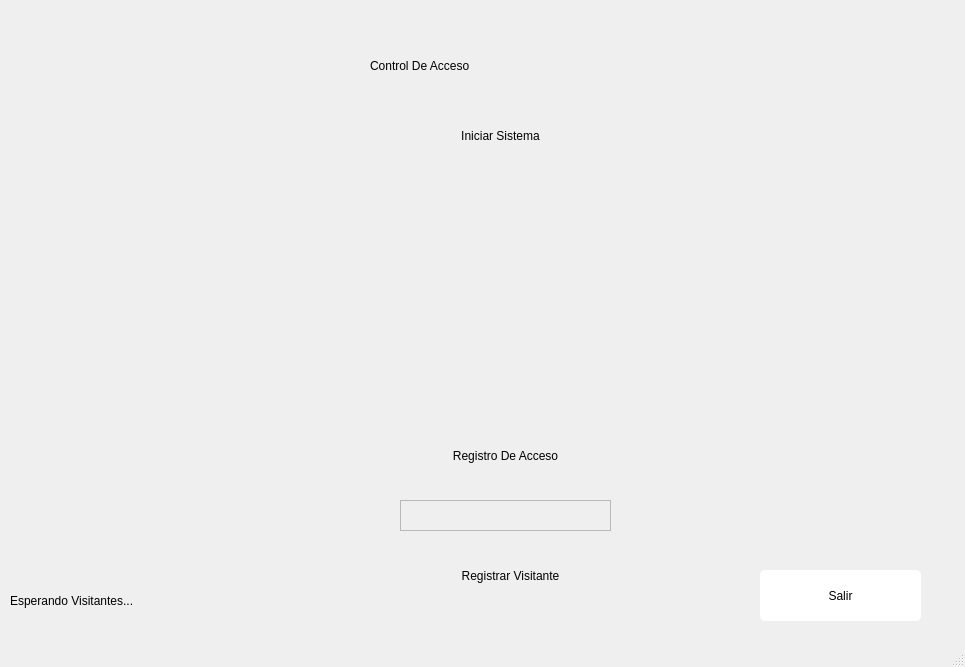
<?xml version="1.0" encoding="UTF-8"?>
<ui version="4.0">
 <class>MainWindow</class>
 <widget class="QMainWindow" name="MainWindow">
  <property name="geometry">
   <rect>
    <x>0</x>
    <y>0</y>
    <width>965</width>
    <height>667</height>
   </rect>
  </property>
  <property name="windowTitle">
   <string>MainWindow</string>
  </property>
  <widget class="QWidget" name="centralwidget">
   <widget class="QLabel" name="label">
    <property name="geometry">
     <rect>
      <x>370</x>
      <y>180</y>
      <width>261</width>
      <height>221</height>
     </rect>
    </property>
    <property name="text">
     <string/>
    </property>
    <property name="pixmap">
     <pixmap>unillanos.png</pixmap>
    </property>
    <property name="scaledContents">
     <bool>true</bool>
    </property>
   </widget>
   <widget class="QLabel" name="label_2">
    <property name="geometry">
     <rect>
      <x>370</x>
      <y>30</y>
      <width>281</width>
      <height>71</height>
     </rect>
    </property>
    <property name="styleSheet">
     <string notr="true">font: 25pt &quot;Microsoft Tai Le&quot;;</string>
    </property>
    <property name="text">
     <string>Control De Acceso</string>
    </property>
   </widget>
   <widget class="QPushButton" name="inicia">
    <property name="geometry">
     <rect>
      <x>430</x>
      <y>110</y>
      <width>141</width>
      <height>51</height>
     </rect>
    </property>
    <property name="mouseTracking">
     <bool>false</bool>
    </property>
    <property name="focusPolicy">
     <enum>Qt::ClickFocus</enum>
    </property>
    <property name="styleSheet">
     <string notr="true">font: 11pt &quot;MS Shell Dlg 2&quot;;
border:5;

</string>
    </property>
    <property name="text">
     <string>Iniciar Sistema</string>
    </property>
    <property name="icon">
     <iconset>
      <normaloff>../../../../../../../ProyectosAngular2/proyecto_angular/src/image/policia.png</normaloff>../../../../../../../ProyectosAngular2/proyecto_angular/src/image/policia.png</iconset>
    </property>
    <property name="iconSize">
     <size>
      <width>30</width>
      <height>30</height>
     </size>
    </property>
   </widget>
   <widget class="QPushButton" name="abre_excel">
    <property name="geometry">
     <rect>
      <x>400</x>
      <y>430</y>
      <width>211</width>
      <height>51</height>
     </rect>
    </property>
    <property name="styleSheet">
     <string notr="true">font: 11pt &quot;MS Shell Dlg 2&quot;;
border:5;</string>
    </property>
    <property name="text">
     <string>Registro De Acceso</string>
    </property>
    <property name="icon">
     <iconset>
      <normaloff>reg.png</normaloff>reg.png</iconset>
    </property>
    <property name="iconSize">
     <size>
      <width>40</width>
      <height>40</height>
     </size>
    </property>
   </widget>
   <widget class="QPushButton" name="salir">
    <property name="geometry">
     <rect>
      <x>760</x>
      <y>570</y>
      <width>161</width>
      <height>51</height>
     </rect>
    </property>
    <property name="styleSheet">
     <string notr="true">font: 11pt &quot;MS Shell Dlg 2&quot;;
background-color:white;
border-radius:5;</string>
    </property>
    <property name="text">
     <string>Salir</string>
    </property>
    <property name="icon">
     <iconset>
      <normaloff>Logos/salir.png</normaloff>Logos/salir.png</iconset>
    </property>
    <property name="iconSize">
     <size>
      <width>20</width>
      <height>20</height>
     </size>
    </property>
   </widget>
   <widget class="QLabel" name="letras">
    <property name="geometry">
     <rect>
      <x>10</x>
      <y>580</y>
      <width>341</width>
      <height>41</height>
     </rect>
    </property>
    <property name="styleSheet">
     <string notr="true">font: 15pt &quot;MS Shell Dlg 2&quot;;</string>
    </property>
    <property name="text">
     <string>Esperando Visitantes...</string>
    </property>
   </widget>
   <widget class="QPushButton" name="regis">
    <property name="geometry">
     <rect>
      <x>430</x>
      <y>550</y>
      <width>161</width>
      <height>51</height>
     </rect>
    </property>
    <property name="styleSheet">
     <string notr="true">font: 11pt &quot;MS Shell Dlg 2&quot;;
border:5;</string>
    </property>
    <property name="text">
     <string>Registrar Visitante</string>
    </property>
    <property name="icon">
     <iconset>
      <normaloff>Logos/reg.png</normaloff>Logos/reg.png</iconset>
    </property>
    <property name="iconSize">
     <size>
      <width>20</width>
      <height>20</height>
     </size>
    </property>
   </widget>
   <widget class="QTextEdit" name="caja">
    <property name="enabled">
     <bool>false</bool>
    </property>
    <property name="geometry">
     <rect>
      <x>400</x>
      <y>500</y>
      <width>211</width>
      <height>31</height>
     </rect>
    </property>
    <property name="styleSheet">
     <string notr="true">font: 11pt &quot;MS Shell Dlg 2&quot;;</string>
    </property>
   </widget>
   <widget class="QLabel" name="label_3">
    <property name="geometry">
     <rect>
      <x>760</x>
      <y>480</y>
      <width>161</width>
      <height>71</height>
     </rect>
    </property>
    <property name="text">
     <string/>
    </property>
    <property name="pixmap">
     <pixmap>Imagen1.jpg</pixmap>
    </property>
    <property name="scaledContents">
     <bool>true</bool>
    </property>
   </widget>
   <zorder>label_3</zorder>
   <zorder>label_2</zorder>
   <zorder>salir</zorder>
   <zorder>letras</zorder>
   <zorder>regis</zorder>
   <zorder>inicia</zorder>
   <zorder>abre_excel</zorder>
   <zorder>caja</zorder>
   <zorder>label</zorder>
  </widget>
  <widget class="QMenuBar" name="menubar">
   <property name="geometry">
    <rect>
     <x>0</x>
     <y>0</y>
     <width>965</width>
     <height>20</height>
    </rect>
   </property>
  </widget>
  <widget class="QStatusBar" name="statusbar"/>
 </widget>
 <resources/>
 <connections>
  <connection>
   <sender>salir</sender>
   <signal>clicked()</signal>
   <receiver>MainWindow</receiver>
   <slot>close()</slot>
   <hints>
    <hint type="sourcelabel">
     <x>450</x>
     <y>490</y>
    </hint>
    <hint type="destinationlabel">
     <x>269</x>
     <y>266</y>
    </hint>
   </hints>
  </connection>
 </connections>
</ui>
